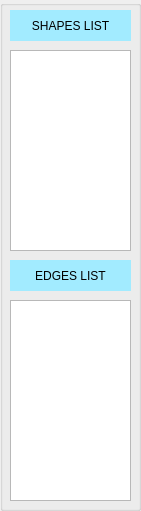
   <widget class="QGroupBox" name="groupBox_View">
    <property name="geometry">
     <rect>
      <x>440</x>
      <y>10</y>
      <width>141</width>
      <height>511</height>
     </rect>
    </property>
    <property name="title">
     <string/>
    </property>
    <widget class="QLabel" name="label_ShapeList">
     <property name="geometry">
      <rect>
       <x>10</x>
       <y>10</y>
       <width>121</width>
       <height>31</height>
      </rect>
     </property>
     <property name="styleSheet">
      <string notr="true">background-color: rgb(162, 235, 255);
font: 12pt &quot;Harrington&quot;;</string>
     </property>
     <property name="text">
      <string>SHAPES LIST</string>
     </property>
     <property name="textFormat">
      <enum>Qt::PlainText</enum>
     </property>
     <property name="alignment">
      <set>Qt::AlignCenter</set>
     </property>
    </widget>
    <widget class="QListWidget" name="listWidget_Shape">
     <property name="geometry">
      <rect>
       <x>10</x>
       <y>50</y>
       <width>121</width>
       <height>201</height>
      </rect>
     </property>
    </widget>
    <widget class="QLabel" name="label_EdgeList">
     <property name="geometry">
      <rect>
       <x>10</x>
       <y>260</y>
       <width>121</width>
       <height>31</height>
      </rect>
     </property>
     <property name="styleSheet">
      <string notr="true">background-color: rgb(162, 235, 255);
font: 12pt &quot;Harrington&quot;;</string>
     </property>
     <property name="text">
      <string>EDGES LIST</string>
     </property>
     <property name="textFormat">
      <enum>Qt::PlainText</enum>
     </property>
     <property name="alignment">
      <set>Qt::AlignCenter</set>
     </property>
    </widget>
    <widget class="QListWidget" name="listWidget_Edge">
     <property name="geometry">
      <rect>
       <x>10</x>
       <y>300</y>
       <width>121</width>
       <height>201</height>
      </rect>
     </property>
    </widget>
   </widget>
